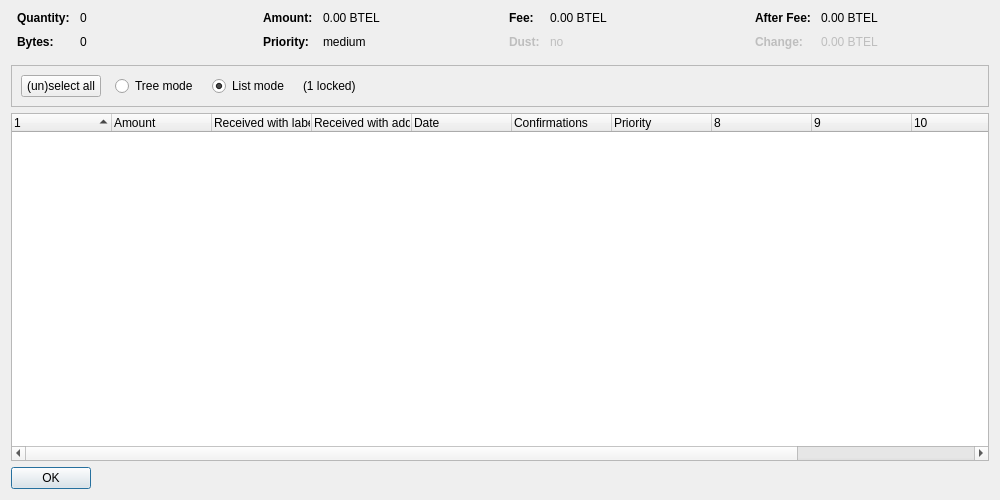
<?xml version="1.0" encoding="UTF-8"?>
<ui version="4.0">
 <class>CoinControlDialog</class>
 <widget class="QDialog" name="CoinControlDialog">
  <property name="geometry">
   <rect>
    <x>0</x>
    <y>0</y>
    <width>1000</width>
    <height>500</height>
   </rect>
  </property>
  <property name="windowTitle">
   <string>Coin Selection</string>
  </property>
  <property name="styleSheet">
   <string notr="true"/>
  </property>
  <layout class="QVBoxLayout" name="verticalLayout">
   <item>
    <layout class="QHBoxLayout" name="horizontalLayoutTop" stretch="0,0,0,0">
     <property name="topMargin">
      <number>0</number>
     </property>
     <property name="bottomMargin">
      <number>10</number>
     </property>
     <item>
      <layout class="QFormLayout" name="formLayoutCoinControl1">
       <property name="horizontalSpacing">
        <number>10</number>
       </property>
       <property name="verticalSpacing">
        <number>10</number>
       </property>
       <property name="leftMargin">
        <number>6</number>
       </property>
       <property name="rightMargin">
        <number>6</number>
       </property>
       <item row="0" column="0">
        <widget class="QLabel" name="labelCoinControlQuantityText">
         <property name="font">
          <font>
           <weight>75</weight>
           <bold>true</bold>
          </font>
         </property>
         <property name="text">
          <string>Quantity:</string>
         </property>
        </widget>
       </item>
       <item row="0" column="1">
        <widget class="QLabel" name="labelCoinControlQuantity">
         <property name="cursor">
          <cursorShape>IBeamCursor</cursorShape>
         </property>
         <property name="contextMenuPolicy">
          <enum>Qt::ActionsContextMenu</enum>
         </property>
         <property name="text">
          <string notr="true">0</string>
         </property>
         <property name="textInteractionFlags">
          <set>Qt::LinksAccessibleByMouse|Qt::TextSelectableByKeyboard|Qt::TextSelectableByMouse</set>
         </property>
        </widget>
       </item>
       <item row="1" column="0">
        <widget class="QLabel" name="labelCoinControlBytesText">
         <property name="font">
          <font>
           <weight>75</weight>
           <bold>true</bold>
          </font>
         </property>
         <property name="text">
          <string>Bytes:</string>
         </property>
        </widget>
       </item>
       <item row="1" column="1">
        <widget class="QLabel" name="labelCoinControlBytes">
         <property name="cursor">
          <cursorShape>IBeamCursor</cursorShape>
         </property>
         <property name="contextMenuPolicy">
          <enum>Qt::ActionsContextMenu</enum>
         </property>
         <property name="text">
          <string notr="true">0</string>
         </property>
         <property name="textInteractionFlags">
          <set>Qt::LinksAccessibleByMouse|Qt::TextSelectableByKeyboard|Qt::TextSelectableByMouse</set>
         </property>
        </widget>
       </item>
      </layout>
     </item>
     <item>
      <layout class="QFormLayout" name="formLayoutCoinControl2">
       <property name="horizontalSpacing">
        <number>10</number>
       </property>
       <property name="verticalSpacing">
        <number>10</number>
       </property>
       <property name="leftMargin">
        <number>6</number>
       </property>
       <property name="rightMargin">
        <number>6</number>
       </property>
       <item row="0" column="0">
        <widget class="QLabel" name="labelCoinControlAmountText">
         <property name="font">
          <font>
           <weight>75</weight>
           <bold>true</bold>
          </font>
         </property>
         <property name="text">
          <string>Amount:</string>
         </property>
        </widget>
       </item>
       <item row="0" column="1">
        <widget class="QLabel" name="labelCoinControlAmount">
         <property name="cursor">
          <cursorShape>IBeamCursor</cursorShape>
         </property>
         <property name="contextMenuPolicy">
          <enum>Qt::ActionsContextMenu</enum>
         </property>
         <property name="text">
          <string notr="true">0.00 BTEL</string>
         </property>
         <property name="textInteractionFlags">
          <set>Qt::LinksAccessibleByMouse|Qt::TextSelectableByKeyboard|Qt::TextSelectableByMouse</set>
         </property>
        </widget>
       </item>
       <item row="1" column="0">
        <widget class="QLabel" name="labelCoinControlPriorityText">
         <property name="font">
          <font>
           <weight>75</weight>
           <bold>true</bold>
          </font>
         </property>
         <property name="text">
          <string>Priority:</string>
         </property>
        </widget>
       </item>
       <item row="1" column="1">
        <widget class="QLabel" name="labelCoinControlPriority">
         <property name="cursor">
          <cursorShape>IBeamCursor</cursorShape>
         </property>
         <property name="contextMenuPolicy">
          <enum>Qt::ActionsContextMenu</enum>
         </property>
         <property name="text">
          <string notr="true">medium</string>
         </property>
         <property name="textInteractionFlags">
          <set>Qt::LinksAccessibleByMouse|Qt::TextSelectableByKeyboard|Qt::TextSelectableByMouse</set>
         </property>
        </widget>
       </item>
      </layout>
     </item>
     <item>
      <layout class="QFormLayout" name="formLayoutCoinControl3">
       <property name="horizontalSpacing">
        <number>10</number>
       </property>
       <property name="verticalSpacing">
        <number>10</number>
       </property>
       <property name="leftMargin">
        <number>6</number>
       </property>
       <property name="rightMargin">
        <number>6</number>
       </property>
       <item row="0" column="0">
        <widget class="QLabel" name="labelCoinControlFeeText">
         <property name="font">
          <font>
           <weight>75</weight>
           <bold>true</bold>
          </font>
         </property>
         <property name="text">
          <string>Fee:</string>
         </property>
        </widget>
       </item>
       <item row="0" column="1">
        <widget class="QLabel" name="labelCoinControlFee">
         <property name="cursor">
          <cursorShape>IBeamCursor</cursorShape>
         </property>
         <property name="contextMenuPolicy">
          <enum>Qt::ActionsContextMenu</enum>
         </property>
         <property name="text">
          <string notr="true">0.00 BTEL</string>
         </property>
         <property name="textInteractionFlags">
          <set>Qt::LinksAccessibleByMouse|Qt::TextSelectableByKeyboard|Qt::TextSelectableByMouse</set>
         </property>
        </widget>
       </item>
       <item row="1" column="0">
        <widget class="QLabel" name="labelCoinControlLowOutputText">
         <property name="enabled">
          <bool>false</bool>
         </property>
         <property name="font">
          <font>
           <weight>75</weight>
           <bold>true</bold>
          </font>
         </property>
         <property name="text">
          <string>Dust:</string>
         </property>
        </widget>
       </item>
       <item row="1" column="1">
        <widget class="QLabel" name="labelCoinControlLowOutput">
         <property name="enabled">
          <bool>false</bool>
         </property>
         <property name="cursor">
          <cursorShape>IBeamCursor</cursorShape>
         </property>
         <property name="contextMenuPolicy">
          <enum>Qt::ActionsContextMenu</enum>
         </property>
         <property name="text">
          <string notr="true">no</string>
         </property>
         <property name="textInteractionFlags">
          <set>Qt::LinksAccessibleByMouse|Qt::TextSelectableByKeyboard|Qt::TextSelectableByMouse</set>
         </property>
        </widget>
       </item>
      </layout>
     </item>
     <item>
      <layout class="QFormLayout" name="formLayoutCoinControl4">
       <property name="horizontalSpacing">
        <number>10</number>
       </property>
       <property name="verticalSpacing">
        <number>10</number>
       </property>
       <property name="leftMargin">
        <number>6</number>
       </property>
       <property name="rightMargin">
        <number>6</number>
       </property>
       <item row="0" column="0">
        <widget class="QLabel" name="labelCoinControlAfterFeeText">
         <property name="font">
          <font>
           <weight>75</weight>
           <bold>true</bold>
          </font>
         </property>
         <property name="text">
          <string>After Fee:</string>
         </property>
        </widget>
       </item>
       <item row="0" column="1">
        <widget class="QLabel" name="labelCoinControlAfterFee">
         <property name="cursor">
          <cursorShape>IBeamCursor</cursorShape>
         </property>
         <property name="contextMenuPolicy">
          <enum>Qt::ActionsContextMenu</enum>
         </property>
         <property name="text">
          <string notr="true">0.00 BTEL</string>
         </property>
         <property name="textInteractionFlags">
          <set>Qt::LinksAccessibleByMouse|Qt::TextSelectableByKeyboard|Qt::TextSelectableByMouse</set>
         </property>
        </widget>
       </item>
       <item row="1" column="0">
        <widget class="QLabel" name="labelCoinControlChangeText">
         <property name="enabled">
          <bool>false</bool>
         </property>
         <property name="font">
          <font>
           <weight>75</weight>
           <bold>true</bold>
          </font>
         </property>
         <property name="text">
          <string>Change:</string>
         </property>
        </widget>
       </item>
       <item row="1" column="1">
        <widget class="QLabel" name="labelCoinControlChange">
         <property name="enabled">
          <bool>false</bool>
         </property>
         <property name="cursor">
          <cursorShape>IBeamCursor</cursorShape>
         </property>
         <property name="contextMenuPolicy">
          <enum>Qt::ActionsContextMenu</enum>
         </property>
         <property name="text">
          <string notr="true">0.00 BTEL</string>
         </property>
         <property name="textInteractionFlags">
          <set>Qt::LinksAccessibleByMouse|Qt::TextSelectableByKeyboard|Qt::TextSelectableByMouse</set>
         </property>
        </widget>
       </item>
      </layout>
     </item>
    </layout>
   </item>
   <item>
    <widget class="QFrame" name="frame">
     <property name="minimumSize">
      <size>
       <width>0</width>
       <height>40</height>
      </size>
     </property>
     <property name="frameShape">
      <enum>QFrame::StyledPanel</enum>
     </property>
     <property name="frameShadow">
      <enum>QFrame::Sunken</enum>
     </property>
     <layout class="QHBoxLayout" name="horizontalLayout">
      <item>
       <layout class="QHBoxLayout" name="horizontalLayoutPanel" stretch="0,0,0,0,0">
        <property name="spacing">
         <number>14</number>
        </property>
        <item>
         <widget class="QPushButton" name="pushButtonSelectAll">
          <property name="sizePolicy">
           <sizepolicy hsizetype="Maximum" vsizetype="Fixed">
            <horstretch>0</horstretch>
            <verstretch>0</verstretch>
           </sizepolicy>
          </property>
          <property name="styleSheet">
           <string notr="true"/>
          </property>
          <property name="text">
           <string>(un)select all</string>
          </property>
          <property name="autoDefault">
           <bool>false</bool>
          </property>
         </widget>
        </item>
        <item>
         <widget class="QRadioButton" name="radioTreeMode">
          <property name="sizePolicy">
           <sizepolicy hsizetype="Maximum" vsizetype="Fixed">
            <horstretch>0</horstretch>
            <verstretch>0</verstretch>
           </sizepolicy>
          </property>
          <property name="text">
           <string>Tree mode</string>
          </property>
         </widget>
        </item>
        <item>
         <widget class="QRadioButton" name="radioListMode">
          <property name="sizePolicy">
           <sizepolicy hsizetype="Maximum" vsizetype="Fixed">
            <horstretch>0</horstretch>
            <verstretch>0</verstretch>
           </sizepolicy>
          </property>
          <property name="text">
           <string>List mode</string>
          </property>
          <property name="checked">
           <bool>true</bool>
          </property>
         </widget>
        </item>
        <item>
         <widget class="QLabel" name="labelLocked">
          <property name="text">
           <string notr="true">(1 locked)</string>
          </property>
         </widget>
        </item>
        <item>
         <spacer name="horizontalSpacer">
          <property name="orientation">
           <enum>Qt::Horizontal</enum>
          </property>
          <property name="sizeHint" stdset="0">
           <size>
            <width>40</width>
            <height>20</height>
           </size>
          </property>
         </spacer>
        </item>
       </layout>
      </item>
     </layout>
    </widget>
   </item>
   <item>
    <widget class="CoinControlTreeWidget" name="treeWidget">
     <property name="contextMenuPolicy">
      <enum>Qt::CustomContextMenu</enum>
     </property>
     <property name="styleSheet">
      <string notr="true"/>
     </property>
     <property name="sortingEnabled">
      <bool>false</bool>
     </property>
     <property name="columnCount">
      <number>12</number>
     </property>
     <attribute name="headerShowSortIndicator" stdset="0">
      <bool>true</bool>
     </attribute>
     <attribute name="headerStretchLastSection">
      <bool>false</bool>
     </attribute>
     <column>
      <property name="text">
       <string/>
      </property>
     </column>
     <column>
      <property name="text">
       <string>Amount</string>
      </property>
     </column>
     <column>
      <property name="text">
       <string>Received with label</string>
      </property>
     </column>
     <column>
      <property name="text">
       <string>Received with address</string>
      </property>
     </column>
     <column>
      <property name="text">
       <string>Date</string>
      </property>
     </column>
     <column>
      <property name="text">
       <string>Confirmations</string>
      </property>
      <property name="toolTip">
       <string>Confirmed</string>
      </property>
     </column>
     <column>
      <property name="text">
       <string>Priority</string>
      </property>
     </column>
     <column>
      <property name="text">
       <string/>
      </property>
     </column>
     <column>
      <property name="text">
       <string/>
      </property>
     </column>
     <column>
      <property name="text">
       <string/>
      </property>
     </column>
     <column>
      <property name="text">
       <string/>
      </property>
     </column>
     <column>
      <property name="text">
       <string/>
      </property>
     </column>
    </widget>
   </item>
   <item>
    <widget class="QDialogButtonBox" name="buttonBox">
     <property name="sizePolicy">
      <sizepolicy hsizetype="Maximum" vsizetype="Fixed">
       <horstretch>0</horstretch>
       <verstretch>0</verstretch>
      </sizepolicy>
     </property>
     <property name="styleSheet">
      <string notr="true"/>
     </property>
     <property name="orientation">
      <enum>Qt::Horizontal</enum>
     </property>
     <property name="standardButtons">
      <set>QDialogButtonBox::Ok</set>
     </property>
    </widget>
   </item>
  </layout>
 </widget>
 <customwidgets>
  <customwidget>
   <class>CoinControlTreeWidget</class>
   <extends>QTreeWidget</extends>
   <header>coincontroltreewidget.h</header>
  </customwidget>
 </customwidgets>
 <resources/>
 <connections/>
</ui>
